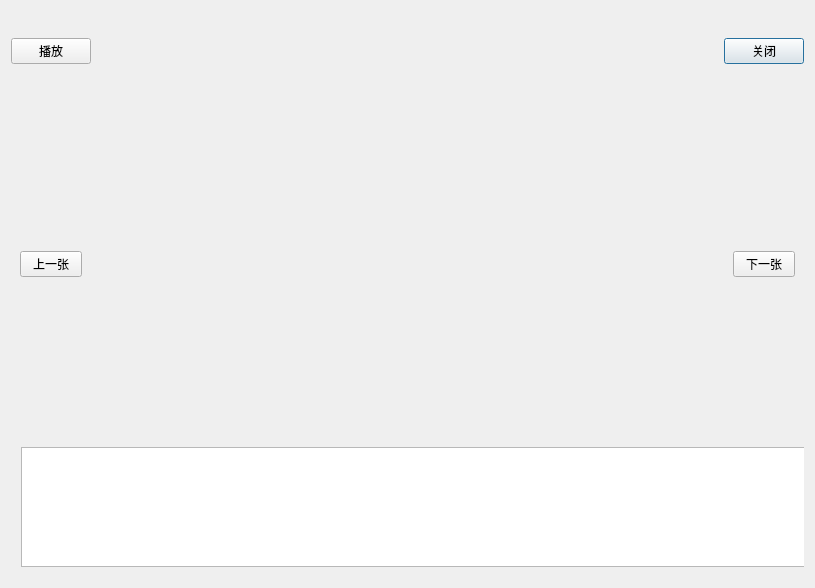
<?xml version="1.0" encoding="UTF-8"?>
<ui version="4.0">
 <class>SlideShowDialog</class>
 <widget class="QDialog" name="SlideShowDialog">
  <property name="geometry">
   <rect>
    <x>0</x>
    <y>0</y>
    <width>815</width>
    <height>588</height>
   </rect>
  </property>
  <property name="windowTitle">
   <string>Dialog</string>
  </property>
  <layout class="QVBoxLayout" name="verticalLayout">
   <item>
    <layout class="QGridLayout" name="gridLayout_4">
     <item row="0" column="2">
      <widget class="QWidget" name="widget" native="true">
       <property name="minimumSize">
        <size>
         <width>80</width>
         <height>0</height>
        </size>
       </property>
       <property name="maximumSize">
        <size>
         <width>80</width>
         <height>16777215</height>
        </size>
       </property>
       <layout class="QVBoxLayout" name="verticalLayout_2">
        <property name="leftMargin">
         <number>0</number>
        </property>
        <property name="topMargin">
         <number>0</number>
        </property>
        <property name="rightMargin">
         <number>0</number>
        </property>
        <property name="bottomMargin">
         <number>0</number>
        </property>
        <item>
         <widget class="QWidget" name="widget_6" native="true">
          <property name="minimumSize">
           <size>
            <width>0</width>
            <height>80</height>
           </size>
          </property>
          <property name="maximumSize">
           <size>
            <width>16777215</width>
            <height>80</height>
           </size>
          </property>
          <layout class="QGridLayout" name="gridLayout_7">
           <property name="leftMargin">
            <number>0</number>
           </property>
           <property name="topMargin">
            <number>0</number>
           </property>
           <property name="rightMargin">
            <number>0</number>
           </property>
           <property name="bottomMargin">
            <number>0</number>
           </property>
           <item row="0" column="0">
            <widget class="QPushButton" name="closeSlideBtn">
             <property name="text">
              <string>关闭</string>
             </property>
            </widget>
           </item>
          </layout>
         </widget>
        </item>
        <item>
         <widget class="QWidget" name="widget_5" native="true">
          <layout class="QGridLayout" name="gridLayout_2">
           <item row="0" column="0">
            <widget class="QPushButton" name="nexSlideBtn">
             <property name="text">
              <string>下一张</string>
             </property>
            </widget>
           </item>
          </layout>
         </widget>
        </item>
       </layout>
      </widget>
     </item>
     <item row="0" column="1">
      <widget class="CustomSlideAnimationWidget" name="slideAnimationWidget" native="true"/>
     </item>
     <item row="0" column="0">
      <widget class="QWidget" name="widget_2" native="true">
       <property name="minimumSize">
        <size>
         <width>80</width>
         <height>0</height>
        </size>
       </property>
       <property name="maximumSize">
        <size>
         <width>80</width>
         <height>16777215</height>
        </size>
       </property>
       <layout class="QVBoxLayout" name="verticalLayout_3">
        <property name="leftMargin">
         <number>0</number>
        </property>
        <property name="topMargin">
         <number>0</number>
        </property>
        <property name="rightMargin">
         <number>0</number>
        </property>
        <property name="bottomMargin">
         <number>0</number>
        </property>
        <item>
         <widget class="QWidget" name="widget_8" native="true">
          <property name="minimumSize">
           <size>
            <width>0</width>
            <height>80</height>
           </size>
          </property>
          <property name="maximumSize">
           <size>
            <width>16777215</width>
            <height>80</height>
           </size>
          </property>
          <layout class="QGridLayout" name="gridLayout_6">
           <property name="leftMargin">
            <number>0</number>
           </property>
           <property name="topMargin">
            <number>0</number>
           </property>
           <property name="rightMargin">
            <number>0</number>
           </property>
           <property name="bottomMargin">
            <number>0</number>
           </property>
           <item row="0" column="0">
            <widget class="QPushButton" name="controlSlideBtn">
             <property name="text">
              <string>播放</string>
             </property>
            </widget>
           </item>
          </layout>
         </widget>
        </item>
        <item>
         <widget class="QWidget" name="widget_7" native="true">
          <layout class="QGridLayout" name="gridLayout_5">
           <item row="0" column="0">
            <widget class="QPushButton" name="preSlideBtn">
             <property name="text">
              <string>上一张</string>
             </property>
            </widget>
           </item>
          </layout>
         </widget>
        </item>
       </layout>
      </widget>
     </item>
    </layout>
   </item>
   <item>
    <widget class="QWidget" name="widget_4" native="true">
     <property name="minimumSize">
      <size>
       <width>0</width>
       <height>140</height>
      </size>
     </property>
     <property name="maximumSize">
      <size>
       <width>16777215</width>
       <height>140</height>
      </size>
     </property>
     <widget class="SlidePicListWidget" name="picSlideListWidget">
      <property name="enabled">
       <bool>true</bool>
      </property>
      <property name="geometry">
       <rect>
        <x>10</x>
        <y>10</y>
        <width>16777215</width>
        <height>120</height>
       </rect>
      </property>
      <property name="minimumSize">
       <size>
        <width>0</width>
        <height>120</height>
       </size>
      </property>
      <property name="maximumSize">
       <size>
        <width>16777215</width>
        <height>120</height>
       </size>
      </property>
      <property name="verticalScrollBarPolicy">
       <enum>Qt::ScrollBarAlwaysOff</enum>
      </property>
      <property name="horizontalScrollBarPolicy">
       <enum>Qt::ScrollBarAlwaysOff</enum>
      </property>
      <property name="autoScroll">
       <bool>true</bool>
      </property>
      <property name="flow">
       <enum>QListView::LeftToRight</enum>
      </property>
      <property name="resizeMode">
       <enum>QListView::Adjust</enum>
      </property>
      <property name="itemAlignment">
       <set>Qt::AlignCenter</set>
      </property>
     </widget>
    </widget>
   </item>
  </layout>
 </widget>
 <customwidgets>
  <customwidget>
   <class>CustomSlideAnimationWidget</class>
   <extends>QWidget</extends>
   <header>customslideanimationwidget.h</header>
   <container>1</container>
  </customwidget>
  <customwidget>
   <class>SlidePicListWidget</class>
   <extends>QListWidget</extends>
   <header>slidepiclistwidget.h</header>
  </customwidget>
 </customwidgets>
 <resources/>
 <connections/>
</ui>
